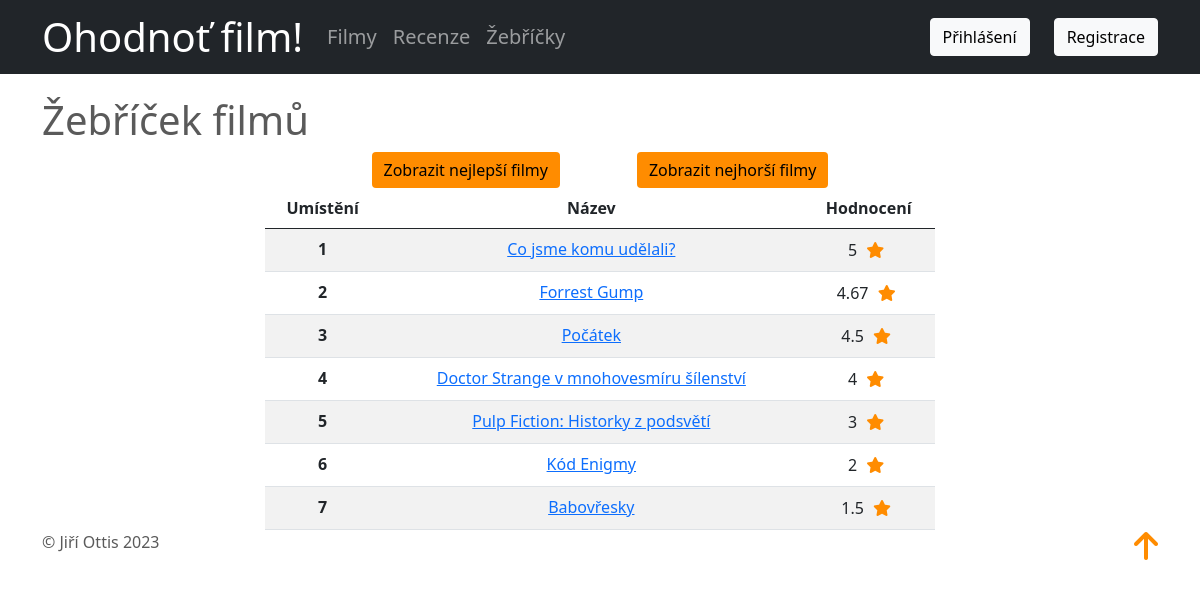
/moviecharts.php, run on the app's committed database.
### tables this page shows
CREATE TABLE `film` (
  `film_id` int(11) UNSIGNED NOT NULL,
  `nazev` varchar(255) DEFAULT NULL,
  `rok_vydani` year(4) DEFAULT NULL,
  `stopaz` int(10) DEFAULT NULL,
  `zeme_vyroby` varchar(255) DEFAULT NULL,
  `img` varchar(255) DEFAULT NULL
);

### moviecharts.php (the view, shortened to what this page needs)
<?php
include('includes/header.php');
if (!empty($_GET["poradi"])){
    if ($_GET["poradi"] == "nejlepsi") {
        $stmt = $db->prepare('SELECT film.film_id, film.nazev, AVG(recenze.hodnoceni) as final_rating FROM film INNER JOIN recenze ON recenze.film_id = film.film_id GROUP BY film.nazev ORDER BY final_rating DESC LIMIT 50; ');
        $stmt->execute();
    }
    elseif ($_GET["poradi"] == "nejhorsi"){
        $stmt = $db->prepare('SELECT film.film_id, film.nazev, AVG(recenze.hodnoceni) as final_rating FROM film INNER JOIN recenze ON recenze.film_id = film.film_id GROUP BY film.nazev ORDER BY final_rating ASC LIMIT 50; ');
        $stmt->execute();
    }
    else
     {
        header('Location: moviecharts.php');
        exit();
    }
}else{
    $stmt = $db->prepare('SELECT film.film_id, film.nazev, AVG(recenze.hodnoceni) as final_rating FROM film INNER JOIN recenze ON recenze.film_id = film.film_id GROUP BY film.nazev ORDER BY final_rating DESC LIMIT 50; ');
    $stmt->execute();
}
$movies= $stmt->fetchAll(PDO::FETCH_ASSOC);
?>
<main>
    <div class="container">
        <h1>Žebříček filmů</h1>
        <div class="container text-center d-flex justify-content-around w-50">
            <a role="button" href="moviecharts.php?poradi=nejlepsi"  class="btn btn-primary">
                Zobrazit nejlepší filmy
            </a>
            <a role="button" href="moviecharts.php?poradi=nejhorsi"  class="btn btn-primary">
                Zobrazit nejhorší filmy
            </a>
        </div>
        <table class="table table-striped text-center">
            <thead>
                <tr>
                    <th scope="col">Umístění</th>
                    <th scope="col">Název</th>
                    <th scope="col">Hodnocení</th>
                </tr>
            </thead>
<?php
$index = 0;
foreach ($movies as $movie){
    $index++;
    ?>
            <tr>
                <th scope="row"><?php echo $index ?></th>
                <td>
                    <a href="moviedetails.php?id=<?php echo $movie['film_id'] ?>">
                    <?php echo $movie['nazev'] ?>
                    </a>
                </td>
                <td><?php echo round($movie['final_rating'], 2) ?>
                    <i class="fa fa-star star" style="color: darkorange"></i>
                </td>
            </tr>
     <?php } ?>
        </table>
    </div>
<?php
include('includes/footer.php');

### assets/style.css (style rules this page uses)
body { padding-top: 6rem; color: #5a5a5a; }
.btn-primary { background-color: darkorange; border: darkorange; color: black; }
.table { width: 60%; margin: 0px auto; }
.star { padding: 5px; }

### data on the page
film: nazev "Co jsme komu udělali?", final_rating "5"
film: nazev "Forrest Gump", final_rating "4.67"
film: nazev "Počátek", final_rating "4.5"
film: nazev "Doctor Strange v mnohovesmíru šílenství", final_rating "4"
film: nazev "Pulp Fiction: Historky z podsvětí", final_rating "3"
film: nazev "Kód Enigmy", final_rating "2"
film: nazev "Babovřesky", final_rating "1.5"
